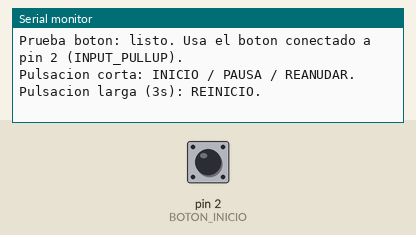
Recording of a sketch running on a simulated Arduino Uno, built with avr-gcc and run on an emulated ATmega328P. Parts: the last lines printed to the serial monitor. The inputs (shaded band) are chosen by the test bench; at power-on: pin 2 (BOTON_INICIO) HIGH.

Above: at 1.5 s.
1.6 s: pin 2 (BOTON_INICIO) pulled LOW for 0.15 s
At 3.0 s:
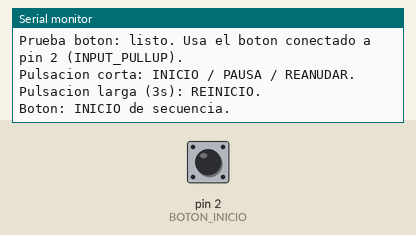
3.3 s: pin 2 (BOTON_INICIO) pulled LOW for 1 s
At 5.0 s:
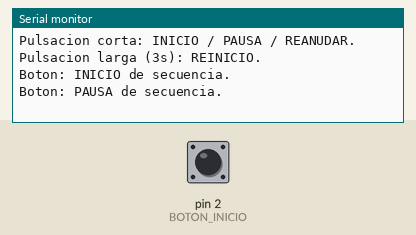
5.8 s: pin 2 (BOTON_INICIO) pulled LOW for 0.15 s
At 7.2 s:
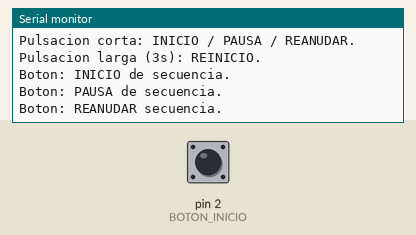
7.5 s: pin 2 (BOTON_INICIO) pulled LOW for 3.2 s
At 11.6 s:
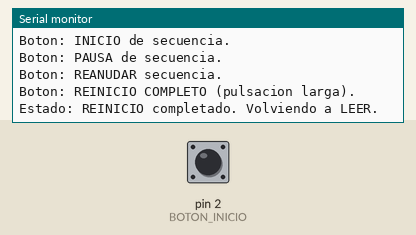

Measured:
- after the input at 1.6 s, the serial monitor: prints a new line after 0.22 s (image 1)
- after the input at 3.3 s, the serial monitor: prints a new line after 1.1 s (image 2)
- after the input at 5.8 s, the serial monitor: prints a new line after 0.22 s (image 3)
- after the input at 7.5 s, the serial monitor: prints a new line after 3.1 s (image 4)

The sketch:

prueba_boton.ino
```cpp
// Prueba de botón: inicio/pausa/reanudar/reinicio
const int BOTON_INICIO = 2;

enum SystemState { ESTADO_LEER, ESTADO_CORRER, ESTADO_PAUSA, ESTADO_REINICIO };
SystemState estadoSistemaActual = ESTADO_LEER;

unsigned long lastButtonStateChangeTime = 0;
unsigned long buttonPressStartTime = 0;
bool lastButtonReading = HIGH;
bool currentButtonReading = HIGH;
bool longPressTriggered = false;

const unsigned long BUTTON_DEBOUNCE_DELAY = 50; // ms
const unsigned long LONG_PRESS_THRESHOLD = 3000; // ms (3s)

void setup() {
  Serial.begin(2400);
  pinMode(BOTON_INICIO, INPUT_PULLUP);
  Serial.println("Prueba boton: listo. Usa el boton conectado a pin 2 (INPUT_PULLUP).");
  Serial.println("Pulsacion corta: INICIO / PAUSA / REANUDAR. Pulsacion larga (3s): REINICIO.");

  // esperar liberación del botón al arranque
  while (digitalRead(BOTON_INICIO) == LOW) { delay(5); }
  lastButtonReading = HIGH;
  currentButtonReading = HIGH;
}

void loop() {
  bool reading = digitalRead(BOTON_INICIO);

  if (reading != lastButtonReading) {
    lastButtonStateChangeTime = millis();
  }

  if ((millis() - lastButtonStateChangeTime) > BUTTON_DEBOUNCE_DELAY) {
    // estado estable
    if (reading != currentButtonReading) {
      currentButtonReading = reading;

      if (currentButtonReading == LOW) {
        buttonPressStartTime = millis();
        longPressTriggered = false;
      } else {
        if (!longPressTriggered) {
          if (estadoSistemaActual == ESTADO_LEER) {
            Serial.println("Boton: INICIO de secuencia.");
            estadoSistemaActual = ESTADO_CORRER;
          } else if (estadoSistemaActual == ESTADO_CORRER) {
            Serial.println("Boton: PAUSA de secuencia.");
            estadoSistemaActual = ESTADO_PAUSA;
          } else if (estadoSistemaActual == ESTADO_PAUSA) {
            Serial.println("Boton: REANUDAR secuencia.");
            estadoSistemaActual = ESTADO_CORRER;
          } else if (estadoSistemaActual == ESTADO_REINICIO) {
            Serial.println("Estado: ya en REINICIO. Volviendo a LEER.");
            estadoSistemaActual = ESTADO_LEER;
          }
        }
      }
    }
  }

  if (currentButtonReading == LOW && !longPressTriggered) {
    if ((millis() - buttonPressStartTime) >= LONG_PRESS_THRESHOLD) {
      Serial.println("Boton: REINICIO COMPLETO (pulsacion larga).");
      longPressTriggered = true;
      estadoSistemaActual = ESTADO_REINICIO;
      delay(200);
      estadoSistemaActual = ESTADO_LEER;
      Serial.println("Estado: REINICIO completado. Volviendo a LEER.");
    }
  }

  lastButtonReading = reading;
  delay(10);
}
```
